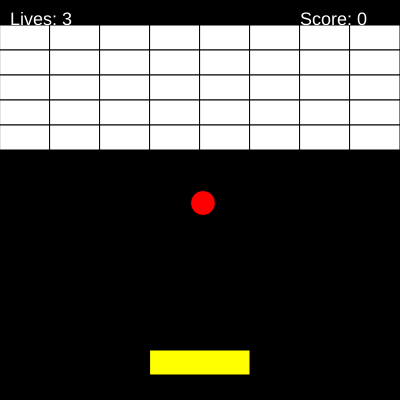
Frame 1 (no input)
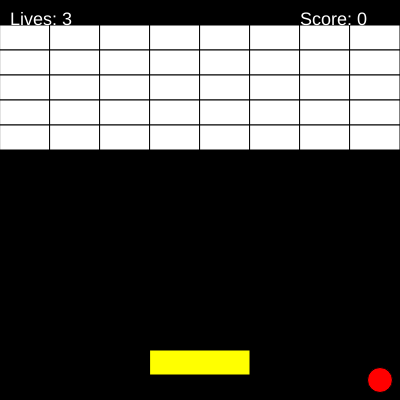
Frame 60 (no input)
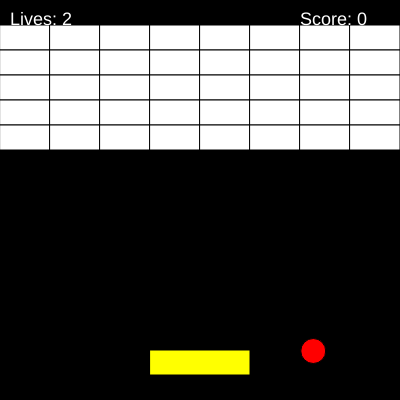
Frame 120 (the mouse pressed at the canvas centre since frame 60)

The p5.js sketch that drew these frames (run headless with seeded random() and noise() and a simulated clock; from frame 60 on, the mouse is pressed at the canvas centre):

// p5.js sketch
// ── sketch.js
let circle_x, circle_y, circle_dx, circle_dy, dia, radius;
let paddle_x, paddle_y, paddle_l, paddle_w;
let x_length, y_length;
let b=[];
var lives = 3;
var score = 0;
function setup() {
  x_length = 400;
  y_length = 400;
  createCanvas(x_length, y_length);
  circle_x = 200;
  circle_y = 200;
  circle_dx = 3;
  circle_dy = 3;

  paddle_x = 150;
  paddle_y = 350;
  paddle_l = 100;
  paddle_w = dia = 25;
  radius = dia / 2;


  initializeBricks()
  background("black");
  fill("white");
  circle(circle_x, circle_y, dia);
  rect(paddle_x, paddle_y, paddle_l, paddle_w);
  show_bricks();
}

function draw() {
  move_paddle();
  move_ball();
  display();
  textSize(18);
  fill("#fff");
  text("Lives: " + lives, 10, 25);
  text("Score: " + score, width - 100, 25);
}
function move_paddle() {
  if (keyIsDown(LEFT_ARROW) && paddle_x > 0) {
    paddle_x -= 3;
  }
  if (keyIsDown(RIGHT_ARROW) && paddle_x < width - paddle_l) {
    paddle_x += 3;
  }
}
function move_ball() {
  is_brick_hit();
  //deciding the direction of motion of the ball in x.
  if (circle_x >= x_length - radius || circle_x <= radius) {
    circle_dx = -circle_dx;
  }
  //deciding the direction of motion of the ball in y.

  if (
    circle_y >= y_length - radius ||
    circle_y <= radius ||
    (circle_x >= paddle_x &&
      circle_x <= paddle_x + paddle_l &&
      circle_y + radius >= paddle_y)
  ) {
    circle_dy = -circle_dy;
    if(keyIsPressed){
      if(keyIsDown(LEFT_ARROW)){
        circle_dx -= 1;
      }
      else if(keyIsDown(RIGHT_ARROW)){
        circle_dx += 1;
      }
    }
  }
 
  circle_x = circle_x + circle_dx;
  circle_y = circle_y + circle_dy;
  
  if (circle_y + radius >= height) {
    console.log("Out of Bound");
    resetGame();
  }
  
}
function display() {
  background("black");
  fill("red");
  circle(circle_x, circle_y, dia);
  fill("yellow");
  rect(paddle_x, paddle_y, paddle_l, paddle_w);
  show_bricks();
}

class Brick {
  constructor(x, y) {
    this.l = 50;
    this.w = 25;
    this.life = 3;
    this.brick_x = x;
    this.brick_y = y;
  }
  show() {
    if (this.life > 0) {
      if (this.life == 3) {
        fill(255);
      }
      if (this.life == 2) {
        fill(200);
      }
      if (this.life == 1) {
        fill(100);
      }
      rect(this.brick_x, this.brick_y, this.l, this.w);
    }
    fill(255);
  }
  hit_brick() {
    if (this.life > 0) {
      if (
        circle_y + radius >= this.brick_y &&
        circle_y - radius <= this.brick_y + this.w &&
        circle_x >= this.brick_x &&
        circle_x <= this.brick_x + this.l
      ) {
        circle_dy = -circle_dy;
        this.life--;
        score+=10;
      }
      else if (
        circle_y >= this.brick_y &&
        circle_y <= this.brick_y + this.w &&
        circle_x +radius>= this.brick_x &&
        circle_x -radius<= this.brick_x + this.l
      ) {
        circle_dx = -circle_dx;
        this.life--;
        score+=10;
      }
    }
  }
}

function show_bricks() {
 
  for(let i=0;i<b.length;i++)
    {
      b[i].show();
    }
}
function is_brick_hit() {
  
  for(let i=0;i<b.length;i++)
    {
      b[i].hit_brick();;
    }
}
function resetGame() {
  circle_x = width / 2 + 40;
  circle_y = height / 2 - 20;
  circle_dx = random(-3, 3);
  circle_dy = 3;

  // Reset lives and score
  lives--;
  if (lives <= 0) {
    // Game over when lives reach zero
    console.log("Game Over!");
    noLoop();
    initializeBricks();
  }
}
function initializeBricks(){
  var yy = 25;
  for(let i=0;i<5;i++){
    
    var xx = 0;
    for(let j=0;j<8;j++)
      {
        let br = new  Brick(xx,yy);
        b.push(br);
        xx+=50;
      }
    yy+=25;
  }
}
